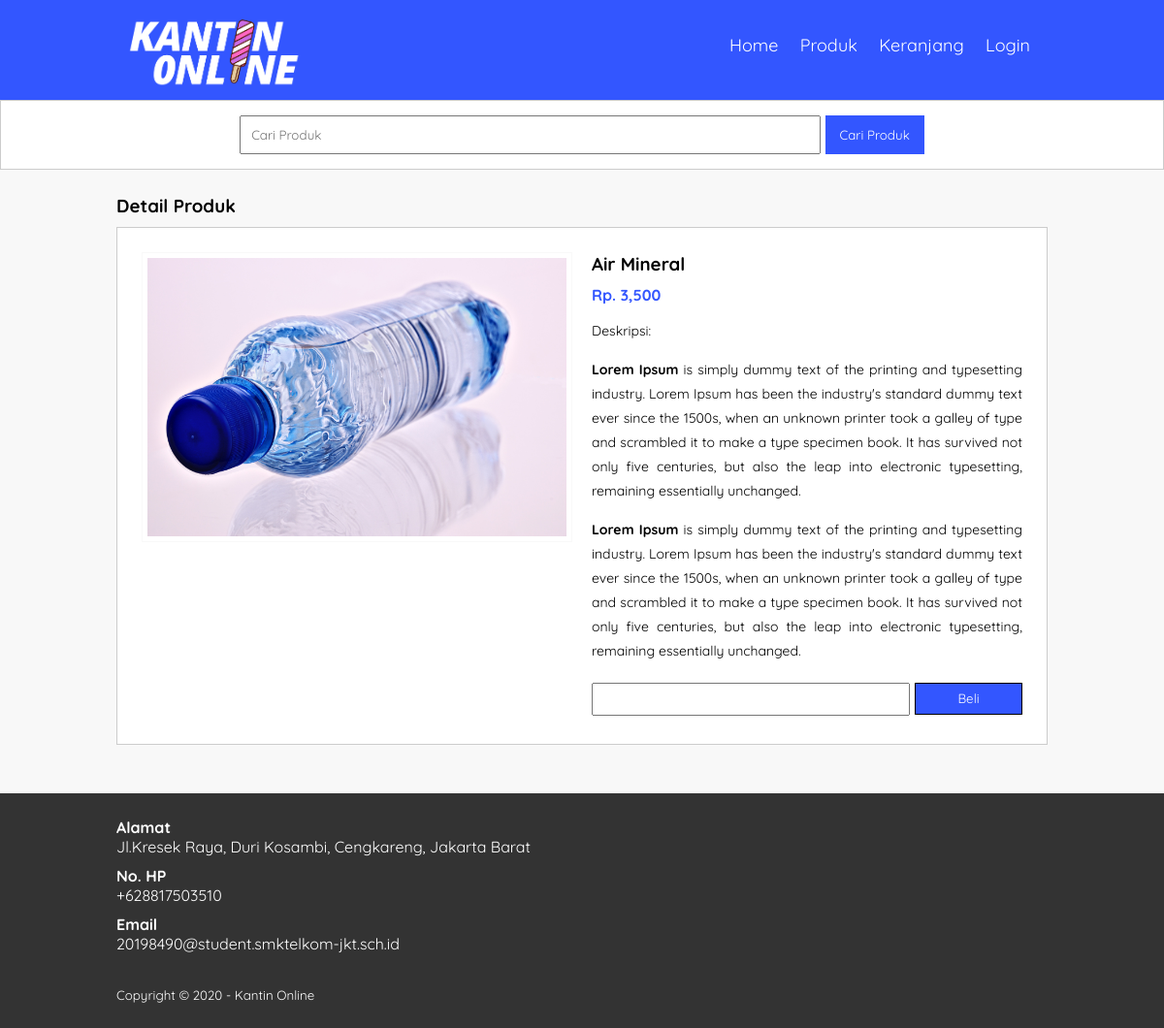
Screenshot of /user/detail-produk.php?id=11 with the database file from the repository.
### tables this page shows
CREATE TABLE `tb_product` (
  `product_id` int(11) NOT NULL,
  `category_id` int(11) NOT NULL,
  `product_name` varchar(100) NOT NULL,
  `product_price` int(11) NOT NULL,
  `product_description` text NOT NULL,
  `product_image` varchar(100) NOT NULL,
  `product_status` tinyint(1) NOT NULL,
  `date_created` timestamp NOT NULL DEFAULT current_timestamp()
);

### user/detail-produk.php (the view, shortened to what this page needs)
<?php
	include '../db.php';
	$kontak = mysqli_query($conn, "SELECT admin_telp, admin_email, admin_address FROM tb_admin WHERE admin_id = 1");
	$a = mysqli_fetch_object($kontak);
	$produk = mysqli_query($conn, "SELECT * FROM tb_product WHERE product_id = '".$_GET['id']."' ");
	$p = mysqli_fetch_object($produk);
?>
<!DOCTYPE html>
<html>
<head>
	<link rel="stylesheet" type="text/css" href="../css/style.css">
</head>
<body>
	<header>
		<div class="container">
			<img src="../img/logo.png" style="width: 200px; margin-top: 5px;">
			<ul>
				<li><a href="index.php">Home</a></li>
				<li><a href="produk.php">Produk</a></li>
				<li><a href="keranjang.php">Keranjang</a></li>
				<?php if (isset($_SESSION['pelanggan'])): ?>
					<li><a href="checkout.php">Checkout</a></li>
					<li><a href="logout-user.php">Logout</a></li>
				<?php else: ?>
					<li><a href="login-user.php">Login</a></li>
				<?php endif ?>
			</ul>
		</div>
	</header>
	<div class="search">
		<div class="container">
			<form action="produk.php" >
				<input type="text" name="search" placeholder="Cari Produk" value="<?php echo $_GET['search'] ?>">
				<input type="submit" name="cari" value="Cari Produk">
			</form>
		</div>
	</div>
	<div class="section">
		<div class="container">
			<h3>Detail Produk</h3>
			<div class="box">
				<div class="col-2">
					<img src="../produk/<?php echo $p->product_image ?>" width="100%">
				</div>
				<div class="col-2">
					<h3><?php echo $p->product_name ?></h3>
					<h4>Rp. <?php echo number_format($p->product_price) ?></h4>
					<p>Deskripsi: <br>
						<?php echo $p->product_description ?>
					</p>
					<form method="POST">
					<input type="number" min="1" class="col-input" name="jumlah" style="width: 73%; margin-top:5px; text-align: center; font-size: 18px;">
					<button class="btn3" style="width: 25%; height: 33px;float: right;" name="beli">Beli</button>
					</form>
				</div>
			</div>
		</div>
	</div>
	<div class="footer">
		<div class="container">
			<h4>Alamat</h4>
			<p><?php echo $a->admin_address ?></p>
			<h4>No. HP</h4>
			<p><?php echo $a->admin_telp ?></p>
			<h4>Email</h4>
			<p><?php echo $a->admin_email ?></p>
			<small>Copyright &copy; 2020 - Kantin Online</small>
		</div>
	</div>
</body>
</html>

### css/style.css (style rules this page uses)
* { padding: 0; margin: 0; font-family: 'Quicksand', sans-serif; }
body { background-color: #f8f8f8; }
a { color: inherit; text-decoration: none; }
.col-input { width: 100%; height: 30px; }
.btn3 { width: 100%; text-align: center; margin: 5px 0; padding: 5px 0; background-color: #3356FF; color: #fff; border: 1px solid #000; cursor: pointer; float: right; }
header { background-color: #3356FF; color: #fff; }
header ul { float: right; }
header ul li { display: inline-block; font-size: 18px; margin: 35px 18px 0 0; }
header ul li a { display: inline-block; }
.container { width: 80%; margin: 0 auto; }
.container:after { content: ''; display: block; clear: both; }
.section { padding: 25px 0; }
.box { background-color: #fff; border: 1px solid #ccc; padding: 15px; box-sizing: border-box; margin: 10px 0 25px 0; }
.box:after { content: ''; display: block; clear: both; }
.search { padding: 15px 0; background-color: #fff; border: 1px solid #ccc; text-align: center; }
.search input[type=text] { width: 60%; padding: 10px; }
.search input[type=submit] { padding: 12px 15px; background-color: #3356FF; color: #fff; border: none; cursor: pointer; }
.footer { padding: 25px 0; background-color: #333; color: #fff; }
.footer p { margin-bottom: 10px; }
.footer small { margin-top: 25px; display: inline-block; }
.col-2 { width: 50%; min-height: 200px; padding: 10px; box-sizing: border-box; float: left; }
.col-2 img { border: 1px solid #f9f9f9; display: block; margin-left: auto; margin-right: auto; padding: 5px; box-sizing: border-box; }
.col-2 h3 { margin-bottom: 10px; }
.col-2 h4 { color: #3356FF; }
.col-2 p { margin: 15px 0; text-align: justify; line-height: 25px; font-size: 14px; }

### rows the page displays
tb_product: product_image (picture), product_name "Air Mineral", product_price "3,500", product_description "Lorem Ipsum is simply dummy text of the printing and typesetting industry. Lorem Ipsum has been the industry's standard dummy text ever since the 1500s, when an unknown printer took a galley of type and scrambled it to make a type specimen book. It has survived not only five centuries, but also the leap into electronic typesetting, remaining essentially unchanged. Lorem Ipsum is simply dummy text of the printing and typesetting industry. Lorem Ipsum has been the industry's standard dummy text ever since the 1500s, when an unknown printer took a galley of type and scrambled it to make a type specimen book. It has survived not only five centuries, but also the leap into electronic…"

### other values shown
$a->admin_address "Jl.Kresek Raya, Duri Kosambi, Cengkareng, Jakarta Barat"
$a->admin_telp "+628817503510"
$a->admin_email "20198490@student.smktelkom-jkt.sch.id"
